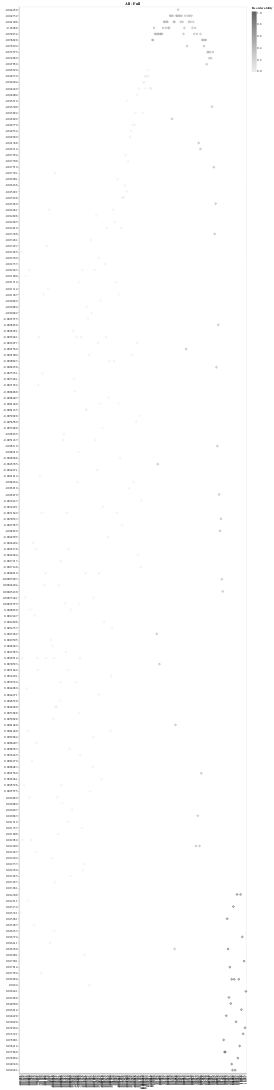

Source (notebook cell):
### Code cell
#make sure this generates the correct regions
newTopSim = zeros(279)

for i in 1:169
    newTopSim[i] = 0
end
for i in 1:83
    newTopSim[i+169] = 0.5
end
for i in 1:27
    newTopSim[i+83+169] = 1
end

df = DataFrame(xPosition=labelsTimesPositionsType[:,3], yPosition=labelsTimesPositionsType[:,4], Reorderability=newTopSim)

df |> @vlplot(:point, title = "All - Full", x= {title = "", :xPosition}, y= { title = "", :yPosition},  color = { :Reorderability , scale = {scheme = :greys } }, width = 750)

### Figure 1 — Vega-Lite specification as saved in the notebook (floating-point values rounded to 4 significant figures; data arrays with more than 128 entries replaced by an {"elided": "..."} marker saying what was removed)
{"data": {"values": {"elided": "279 records"}}, "encoding": {"color": {"field": "Reorderability", "scale": {"scheme": "greys"}, "type": "quantitative"}, "x": {"field": "xPosition", "title": ""}, "y": {"field": "yPosition", "title": ""}}, "mark": "point", "title": "All - Full", "width": 750}
